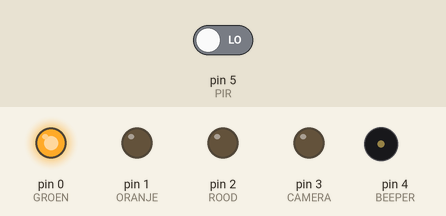
Recording of a sketch running on a simulated Arduino Uno, built with avr-gcc and run on an emulated ATmega328P. Parts: output pins drawn as LEDs (lit = HIGH), buzzer (waves = sounding, pin HIGH). Inputs (shaded band) come from the test bench; at power-on: pin 5 (PIR) LOW.

Above: at 1.2 s.
1.3 s: pin 5 (PIR) driven HIGH
At 2.35 s:
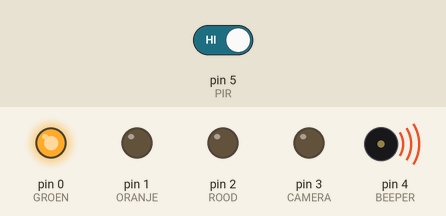
At 8.6 s:
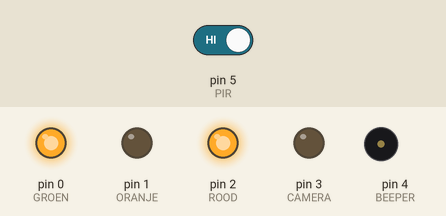
Timing chart, 0 to 13.0 s (numbered marks = the images above; inputs shaded):
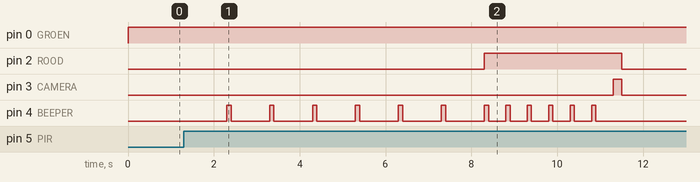

The sketch:

CameraBooth.ino
```cpp
// ### LEDs ###
#define GROEN 0                                            // Groene LED komt op pin ..
#define ORANJE 1                                        // Oranje LED komt op pin ..
#define ROOD 2                                          // Rode LED komt op pin ..

void LED(uint8_t kleur, bool aanUit)
    {
    digitalWrite(kleur, aanUit);                        // stuur het signaal in 'aanUit' uit, op de pin met nr 'kleur'
    }


    // ### CAMERA ###
#define CAMERA 3

void foto(bool aanUit)
    {
    digitalWrite(CAMERA, aanUit);
    }


// ### BEEPER
#define BEEPER 4

void beep(bool aanUit)
    {
    digitalWrite(BEEPER, aanUit);
    }

// ### PIR
#define PIR 5                                           // verbind PIR met pin ..

bool beweging()
    {
    return digitalRead(PIR);                            // lees de waarde op de ingang en geef terug als logisch aan of uit
    }

#define KLAAR 0                                         // de drie toestanden die we gebruiken in de stateMachine
#define AFTELLEN 1
#define WACHT 2

// Globale variabelen
uint16_t teller;                                        // teller om de tijd te tellen, in 0.1s stapjes
uint8_t toestand;                                       // variabele die de toestand van de state-machine onthoudt

void setup()
    {
    pinMode(GROEN, OUTPUT);                                 // zet deze pin als Output
    pinMode(ORANJE, OUTPUT);                                // zet deze pin als Output
    pinMode(ROOD, OUTPUT);                                  // zet deze pin als Output
    pinMode(CAMERA, OUTPUT);                                // zet deze pin als Output
    pinMode(BEEPER, OUTPUT);                                // zet deze pin als Output
    pinMode(PIR, INPUT);                                    // zet deze pin als ingang

    teller = 0;                                            // begintoestand - initialiseer...
    toestand = KLAAR;
    }

void loop()
    {
    switch (toestand)
        {
        case KLAAR:                                     // Wachtend op detectie van beweging : groene LED
            teller = 0;                                 // houd de teller op 0 zolang er geen beweging is
            LED(GROEN, true);                           // zet de groene LED aan

            if (beweging())
                {
                toestand = AFTELLEN;                    // als er beweging gedetecteerd wordt (tijdens toestand KLAAR) start het aftellen
                }
            break;

        case AFTELLEN:                                  // Bezig met aftellen
            beep(false);                                // zet de beeper uit..
            switch (teller)                             // naargelang hoever we zijn in het aftellen, neem een of meerder acties..
                {
                case 0:                                 // teller = 0 : aftellen is net gestart
                    beep(true);                         // zet beeper aan
                    LED(GROEN, false);                  // zet groene LED uit
                    LED(ORANJE, true);                  // zet oranje LED aan
                    break;

                case 10:
                case 20:
                case 30:
                case 40:
                case 50:
                case 60:
                    beep(true);                         // elke seconde : zet de beeper aan
                    break;

                case 70:
                    LED(ORANJE, false);                 // na 7 seconden : oranje led UIT
                    LED(ROOD, true);                    // RODE led AAN
                    beep(true);                         //
                    break;

                case 75:
                case 80:
                case 85:
                case 90:
                case 95:
                    beep(true);                         // van seconde 7 tot 10 komen de beepjes om de halve seconde, ipv om de seconde
                    break;

                case 100:
                    foto(true);                         // 10 seconden : maak nu de foto : sluit de sluiter
                    break;

                case 102:                               // 200 ms later :
                    foto(false);                        // laat de sluiterknop los,
                    LED(ROOD, false);                   // rode LED uit
                    toestand = WACHT;                   // klaar met aftellen, nu naar toestand WACHTen op geen beweging
                    teller = 0;                         // teller terug op 0, om 5 seconden geen beweging te meten
                    break;
                }
            break;

        case WACHT:
            if (beweging())
                {
                teller = 0;                             // elke keer dat er beweging is, start de teller terug op 0
                }
            else
                {
                teller++;                               // als er geen beweging is, loopt de teller op
                }

            if (teller > 50)                            // 5 seconden geen beweging...
                {
                toestand = KLAAR;                       // terug naar beginstoestand.
                }
            break;
        }

    delay(100);                                         // wacht 100 ms = 0.1 sec
    teller++;                                           // klaar met deze lus, verhoog de teller
    }
```

Measured:
- after the input at 1.3 s, pin 2 (ROOD): LOW → HIGH after 7.0 s, → LOW 3.2 s later; pin 3 (CAMERA): LOW → HIGH after 10.0 s, → LOW 0.20 s later; pin 4 (BEEPER): goes 6 × (HIGH 0.10 s, LOW 0.90 s), 5 × (HIGH 0.10 s, LOW 0.40 s), HIGH 0.10 s, then LOW, starting after 1.0 s
